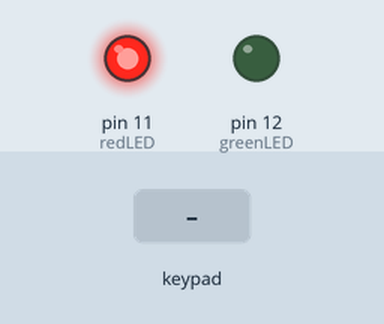
Recording of a sketch running on a simulated Arduino Uno, built with avr-gcc and run on an emulated ATmega328P. Shown: output pins drawn as LEDs (lit = HIGH). The test bench sets the inputs (shaded band). What the sketch prints to the serial monitor is not drawn.

Above: at 2.2 s.
2.3 s: keypad keys 1 3 8 3 pressed 0.4 s apart
At 4.1 s:
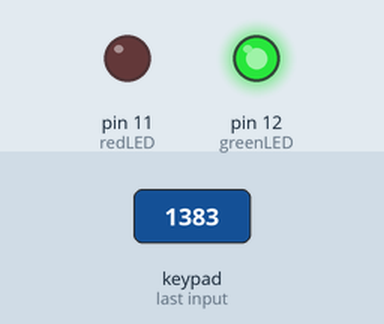
5.4 s: key 'A' pressed
At 7.6 s:
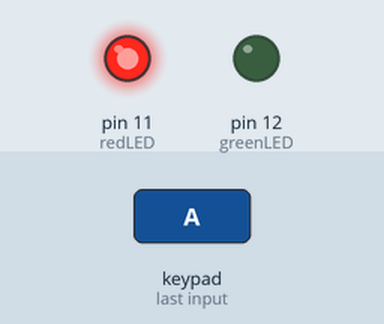
Timing chart, 0 to 9.1 s (numbered marks = the images above; inputs shaded):
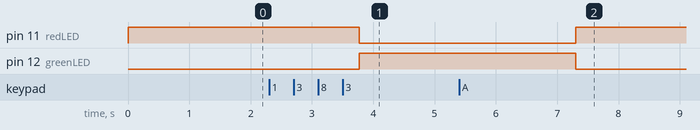

The sketch:

digital_lock.ino
```cpp
#include <Key.h>
#include <Keypad.h>

#include <SoftwareSerial.h>

#define txPin 10
#define redLED 11 //define the LED pins
#define greenLED 12

SoftwareSerial LCD = SoftwareSerial(0, txPin);
const int LCDdelay = 10;

char* password = "1383"; //create a password
int pozisyon = 0; //keypad position

const byte rows = 4; //number of the keypad's rows and columns
const byte cols = 4;

char keyMap [rows] [cols] = { //define the cymbols on the buttons of the keypad

  {'1', '2', '3', 'A'},
  {'4', '5', '6', 'B'},
  {'7', '8', '9', 'C'},
  {'*', '0', '#', 'D'}
};

byte rowPins [rows] =  {5, 4, 3, 2}; //connect to the row pinouts of the keypad
byte colPins [cols] =  {9, 8, 7, 6}; //connect to the column pinouts of the keypad

Keypad myKeypad = Keypad( makeKeymap(keyMap), rowPins, colPins, rows, cols);

// wbp: goto with row & column
void lcdPosition(int row, int col) {
  LCD.write(0x1B);   //command flag
  LCD.write(0x4C);   //command flag
  LCD.write(col);    //position
  LCD.write(row);    //position
  delay(LCDdelay);
}
void clearLCD() {
  LCD.write(0x1B);   //command flag
  LCD.write(0x43);   //clear command.
  delay(LCDdelay);
}
void backlightOn() {  //turns on the backlight
  LCD.write(0x1B);   //command flag for backlight stuff
  LCD.write(0x42);    //light level.
  delay(LCDdelay);
}
void backlightOff() { //turns off the backlight
  LCD.write(0x1B);   //command flag for backlight stuff
  LCD.write(0x62);     //light level for off.
  delay(LCDdelay);
}
void serCommand() {  //a general function to call the command flag for issuing all other commands
  LCD.write(0x1B);
}

void setLocked(int locked) {
  if (locked) {
    digitalWrite(redLED, HIGH);
    digitalWrite(greenLED, LOW);
  }
  else {
    digitalWrite(redLED, LOW);
    digitalWrite(greenLED, HIGH);
  }
}
void setup() {
  // put your setup code here, to run once:
  Serial.begin(9600);
  Serial.println("Digital lock key");

  pinMode(txPin, OUTPUT);
  pinMode(redLED, OUTPUT);  //set the LED as an output
  pinMode(greenLED, OUTPUT);
  setLocked (true); //state of the password

  LCD.begin(9600);

  clearLCD();
  lcdPosition(0, 0);
  LCD.print("Digital Lock");

  lcdPosition(1, 0);
  LCD.print("by ksoocho");

  delay(1000);
}

void loop() {
  // put your main code here, to run repeatedly:

  char whichKey = myKeypad.getKey(); //define which key is pressed with getKey

  Serial.print(whichKey);

  lcdPosition(0, 0);
  LCD.print("  Welcome   ");

  lcdPosition(1, 0);
  LCD.print("Enter password");

  if (whichKey == '*' || whichKey == '#' || whichKey == 'A' ||      //define invalid keys
      whichKey == 'B' || whichKey == 'C' || whichKey == 'D') {

    pozisyon = 0;
    setLocked (true);

    clearLCD();
    lcdPosition(0, 0);
    LCD.print("Invalid Key!");
    delay(1000);
    clearLCD();
  }

  if(whichKey == password [pozisyon]){
    pozisyon ++;
  }

  if(pozisyon == 4){
    setLocked (false);

    clearLCD();
    lcdPosition(0, 0);
    LCD.print("*** Verified ***");
    delay(3000);

    clearLCD();
  }
  delay(100);
}
```

Measured:
- after the input at 2.3 s, pin 11 (redLED): HIGH → LOW after 1.5 s; pin 12 (greenLED): LOW → HIGH after 1.5 s
- after the input at 5.4 s, pin 11 (redLED): LOW → HIGH after 1.9 s; pin 12 (greenLED): HIGH → LOW after 1.9 s
